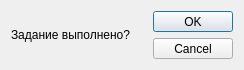
<?xml version="1.0" encoding="UTF-8"?>
<ui version="4.0">
 <class>Dialog_condition</class>
 <widget class="QDialog" name="Dialog_condition">
  <property name="geometry">
   <rect>
    <x>0</x>
    <y>0</y>
    <width>244</width>
    <height>70</height>
   </rect>
  </property>
  <property name="sizePolicy">
   <sizepolicy hsizetype="Fixed" vsizetype="Fixed">
    <horstretch>0</horstretch>
    <verstretch>0</verstretch>
   </sizepolicy>
  </property>
  <property name="minimumSize">
   <size>
    <width>244</width>
    <height>70</height>
   </size>
  </property>
  <property name="maximumSize">
   <size>
    <width>244</width>
    <height>70</height>
   </size>
  </property>
  <property name="windowTitle">
   <string>Dialog</string>
  </property>
  <layout class="QGridLayout" name="gridLayout">
   <item row="0" column="1" rowspan="2">
    <widget class="QDialogButtonBox" name="buttonBox">
     <property name="whatsThis">
      <string/>
     </property>
     <property name="orientation">
      <enum>Qt::Vertical</enum>
     </property>
     <property name="standardButtons">
      <set>QDialogButtonBox::Cancel|QDialogButtonBox::Ok</set>
     </property>
    </widget>
   </item>
   <item row="0" column="0" rowspan="2">
    <widget class="QLabel" name="label">
     <property name="text">
      <string>Задание выполнено?</string>
     </property>
    </widget>
   </item>
  </layout>
 </widget>
 <resources/>
 <connections>
  <connection>
   <sender>buttonBox</sender>
   <signal>accepted()</signal>
   <receiver>Dialog_condition</receiver>
   <slot>accept()</slot>
   <hints>
    <hint type="sourcelabel">
     <x>248</x>
     <y>254</y>
    </hint>
    <hint type="destinationlabel">
     <x>157</x>
     <y>274</y>
    </hint>
   </hints>
  </connection>
  <connection>
   <sender>buttonBox</sender>
   <signal>rejected()</signal>
   <receiver>Dialog_condition</receiver>
   <slot>reject()</slot>
   <hints>
    <hint type="sourcelabel">
     <x>316</x>
     <y>260</y>
    </hint>
    <hint type="destinationlabel">
     <x>286</x>
     <y>274</y>
    </hint>
   </hints>
  </connection>
 </connections>
</ui>
